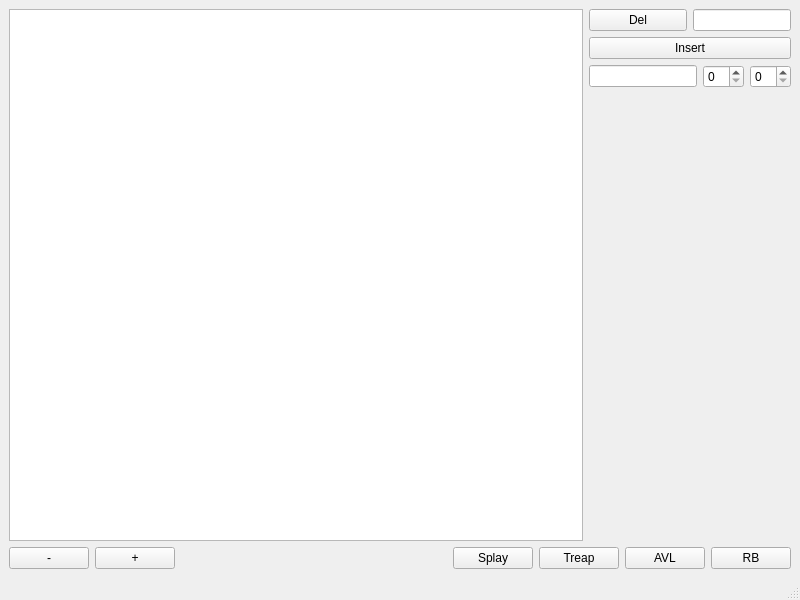
<?xml version="1.0" encoding="UTF-8"?>
<ui version="4.0">
 <class>MainWindow</class>
 <widget class="QMainWindow" name="MainWindow">
  <property name="geometry">
   <rect>
    <x>0</x>
    <y>0</y>
    <width>800</width>
    <height>600</height>
   </rect>
  </property>
  <property name="windowTitle">
   <string>MainWindow</string>
  </property>
  <widget class="QWidget" name="centralwidget">
   <layout class="QVBoxLayout" name="verticalLayout_3">
    <item>
     <layout class="QHBoxLayout" name="horizontalLayout_3">
      <item>
       <widget class="QGraphicsView" name="graphicsView"/>
      </item>
      <item>
       <layout class="QVBoxLayout" name="verticalLayout_2">
        <item>
         <layout class="QHBoxLayout" name="horizontalLayout_2">
          <item>
           <widget class="QPushButton" name="delBtn">
            <property name="text">
             <string>Del</string>
            </property>
           </widget>
          </item>
          <item>
           <widget class="QLineEdit" name="key_to_del">
            <property name="sizePolicy">
             <sizepolicy hsizetype="Ignored" vsizetype="Fixed">
              <horstretch>0</horstretch>
              <verstretch>0</verstretch>
             </sizepolicy>
            </property>
           </widget>
          </item>
         </layout>
        </item>
        <item>
         <layout class="QVBoxLayout" name="verticalLayout">
          <item>
           <widget class="QPushButton" name="insBtn">
            <property name="text">
             <string>Insert</string>
            </property>
           </widget>
          </item>
          <item>
           <layout class="QHBoxLayout" name="horizontalLayout">
            <item>
             <widget class="QLineEdit" name="cnt_to_ins">
              <property name="sizePolicy">
               <sizepolicy hsizetype="Minimum" vsizetype="Fixed">
                <horstretch>0</horstretch>
                <verstretch>0</verstretch>
               </sizepolicy>
              </property>
             </widget>
            </item>
            <item>
             <widget class="QSpinBox" name="lhsSpin"/>
            </item>
            <item>
             <widget class="QSpinBox" name="rhsSpin"/>
            </item>
           </layout>
          </item>
         </layout>
        </item>
        <item>
         <spacer name="verticalSpacer">
          <property name="orientation">
           <enum>Qt::Vertical</enum>
          </property>
          <property name="sizeHint" stdset="0">
           <size>
            <width>20</width>
            <height>40</height>
           </size>
          </property>
         </spacer>
        </item>
       </layout>
      </item>
     </layout>
    </item>
    <item>
     <layout class="QHBoxLayout" name="horizontalLayout_4">
      <item>
       <widget class="QPushButton" name="zoomMinusBtn">
        <property name="text">
         <string>-</string>
        </property>
       </widget>
      </item>
      <item>
       <widget class="QPushButton" name="zoomPlusBtn">
        <property name="text">
         <string>+</string>
        </property>
       </widget>
      </item>
      <item>
       <spacer name="horizontalSpacer">
        <property name="orientation">
         <enum>Qt::Horizontal</enum>
        </property>
        <property name="sizeHint" stdset="0">
         <size>
          <width>40</width>
          <height>20</height>
         </size>
        </property>
       </spacer>
      </item>
      <item>
       <widget class="QPushButton" name="SplayChsBtn">
        <property name="text">
         <string>Splay</string>
        </property>
       </widget>
      </item>
      <item>
       <widget class="QPushButton" name="TreapChsBtn">
        <property name="text">
         <string>Treap</string>
        </property>
       </widget>
      </item>
      <item>
       <widget class="QPushButton" name="AVLChsBtn">
        <property name="text">
         <string>AVL</string>
        </property>
       </widget>
      </item>
      <item>
       <widget class="QPushButton" name="RBChsBtn">
        <property name="text">
         <string>RB</string>
        </property>
       </widget>
      </item>
     </layout>
    </item>
   </layout>
  </widget>
  <widget class="QMenuBar" name="menubar">
   <property name="geometry">
    <rect>
     <x>0</x>
     <y>0</y>
     <width>800</width>
     <height>22</height>
    </rect>
   </property>
  </widget>
  <widget class="QStatusBar" name="statusbar"/>
 </widget>
 <resources/>
 <connections/>
</ui>
